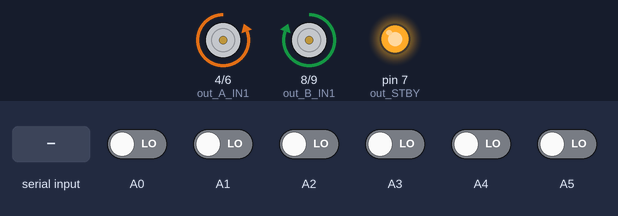
This sketch was run on a simulated Arduino Uno, built with avr-gcc and run on an emulated ATmega328P. On the bench: motor-driver pin pairs drawn as motors (green arrow = first pin HIGH = forward, orange = second pin HIGH = backward, longer = more drive, scaled by the enable pin, stopped while the standby pin is LOW), output pins drawn as LEDs (lit = HIGH). The test bench sets the inputs (shaded band); at power-on: A0–5 LOW. What the sketch prints to the serial monitor is not drawn.

Above: at 11.2 s.
11.3 s: "P,45\n" received over Serial
At 12.2 s:
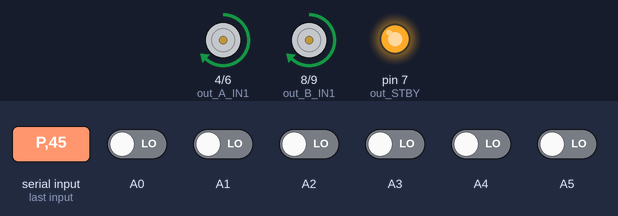
12.8 s: A1 driven HIGH
14.3 s: A0 driven HIGH
15.8 s: "M,45\n" received over Serial
At 16.8 s:
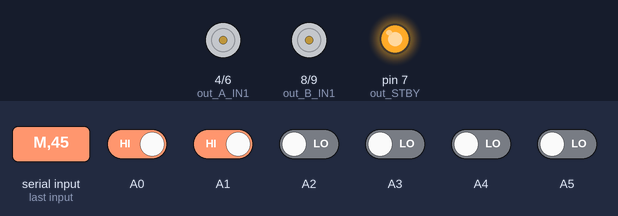
17.3 s: "M90\n" received over Serial
At 17.8 s:
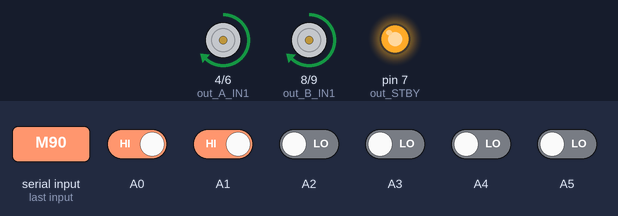
18.8 s: "B90\n" received over Serial
At 20.2 s:
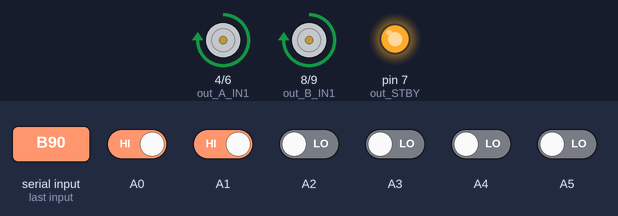
Timing chart, 0 to 21.3 s (numbered marks = the images above; inputs shaded):
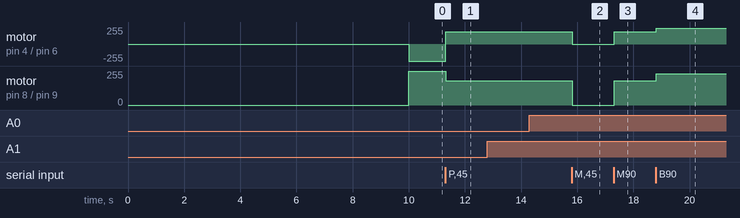

The sketch:

programma_roboval_lab.ino
```cpp
/*
 * @scuola:	ITIS Marconi
 * @autori:	Federico Ciresola, Andrea Masili, Elia Giusti
 * Squadra: Marconi 1
 * Robot:   FARE
 * @data:   Maggio 2016
 * Versione: -
 * @evento: Roboval 2016
 *
 */

#include <QTRSensors.h>
float Kp = 0.07; // 0.3//2.5  0.85
float Ki = 0; //0.005*/
float Kd = 1.5;

#define out_STBY    7
#define out_B_PWM   10 //B motore destro
#define out_A_PWM   5  //A motore sinistro
#define out_A_IN2   6
#define out_A_IN1   4
#define out_B_IN1   8
#define out_B_IN2   9
#define left_motor  0
#define right_motor 1

#define leftFar          0
#define leftCenter       1
#define leftNear         2
#define rightNear        3
#define rightCenter      4
#define rightFar         5
#define NUM_SENSORS      6
#define TIMEOUT       2500
#define EMITTER_PIN   QTR_NO_EMITTER_PIN

#define DEBFULL 0
#define SOGLIA 180

#define MAXSP  100
#define MINSP  25

#define soglia 200

#define SOG_ST 10


int maxSpeed=100; //di default 100 max speed of the robot

int baseSpeed=65;//di default 50 this is the speed at which the motors should spin when the robot is perfectly on the line

int lc,ln,lf,rc,rn,rf;
int lastDebugTime = 0;
int lastError = 0;
int I=0;
int time=0;
int rightMotorSpeed;
int leftMotorSpeed;
int scarto=200;

QTRSensorsRC qtrrc((unsigned char[]) {
  A0, A1, A2, A3, A4, A5}
,NUM_SENSORS, TIMEOUT, EMITTER_PIN);
unsigned int sensorValues[NUM_SENSORS];

int matrice[6][6];
int indM=0;//valore per la matrice
int sensori[6];
int ps=0;
char riga[100];
unsigned long lastMs,currMs;  //Per gestire numero di ril al sec
int numCamp=0;          // num campionamenti


void setup(){
  Serial.begin(9600);
  pinMode(out_STBY,OUTPUT);
  pinMode(out_A_PWM,OUTPUT);
  pinMode(out_A_IN1,OUTPUT);
  pinMode(out_A_IN2,OUTPUT);
  pinMode(out_B_PWM,OUTPUT);
  pinMode(out_B_IN1,OUTPUT);
  pinMode(out_B_IN2,OUTPUT);
  Serial.println("inizio");
  for (int i = 0; i < 400; i++){
    qtrrc.calibrate();
  }
  Serial.print("finio");
  motor_standby(false);
  for(int r=0;r<6;r++){
    for(int c=0;c<6;c++){
      matrice[r][c]=0;
    }
  }

  numCamp=0;
  lastMs=millis();
}

// costanti che definiscono lo stato di lettura
#define ST_N 0
#define ST_T 1
#define ST_DX 2
#define ST_SX 3
#define ST_VU 4

int stp=ST_VU;  //stato precedente
int sta=ST_N; // stato attuale

void loop()
{
  sta=ST_N;

  numCamp++;
  currMs=millis();
  if (currMs-lastMs >=1000){
    Serial.print("NC");
    Serial.println(numCamp);
    lastMs=currMs;
    numCamp=0;

  }


  unsigned int sensors[6];
  boolean sen[6];
  int aposition = qtrrc.readLine(sensors);
  mediaoCircolare(sensors);
  //PID
  int valRead = aposition;

  //Serial.println(valRead);

  /* algoritmo:
   normalmente PID
   in condizioni particolari si fanno azioni particolari
   T o INCROCIO si va a dx
   D si va a dx
   S per capire che è solo S e non una T a sx si deve verificare la condizione
   prima sx e poi no

   */

  /*if( ((valRead>=2500-scarto) && (valRead<=2500+scarto)) && ((sensori[0] && sensori[5]))){ // leggo una T
   sta=ST_T;
   }*/
  if( sensori[0] && sensori[1] && sensori[4] && sensori[5]){ // leggo una T
    sta=ST_T;
  }
  else if(!sensori[0]&& sensori[3] && sensori[4] && sensori[5]){ //destra
    sta=ST_DX;
  }
  else if(!sensori[5]&& sensori[0] && sensori[1] && sensori[2]){ //sinistra
    sta=ST_SX;
  }
  else if(!(sensori[0]&& sensori[1] && sensori[2] && sensori[3] && sensori[4] && sensori[5])){ //vuoto
    sta=ST_VU;
  }
  /*else if( (valRead >=3500-scarto) && (valRead  <= 4000+scarto) && ((sensori[5] && sensori[4]))){ //destra
   sta=ST_DX;
   }
   else if( (valRead >= 1000-scarto) && (valRead <= 1500+scarto) && ((sensori[0] && sensori[1]))){ //sinistra
   sta=ST_SX;
   }
   else if( valRead >=0 && valRead <=scarto){ //vuoto
   sta=ST_VU;
   }*/

  /*if(sta ==ST_DX) Serial.println("D");
   if(sta ==ST_SX) Serial.println("S");
   if(sta ==ST_T) Serial.println("T");
   if(sta ==ST_VU) Serial.println("V");
   */
  Serial.print(".");
  if(sta == ST_DX || sta == ST_T){ //destra e T
    motors(70,-70);
    delay(20);
    /*    if(sta ==ST_DX)
     Serial.println("D");
     else if(sta== ST_T)
     Serial.println("T");*/
  }
  else if(sta  == ST_VU && stp == ST_SX ){ //sinistra
    motors(-70,70);
    delay(20);

    //Serial.println("S");
  }
  else{
    int error = aposition - 2500;

    int motorSpeed = (int)(Kp * error + Kd * (error - lastError));
    lastError = error;

    rightMotorSpeed = baseSpeed - motorSpeed;
    leftMotorSpeed = baseSpeed + motorSpeed;

    if (rightMotorSpeed > maxSpeed ) rightMotorSpeed = maxSpeed;
    if (leftMotorSpeed > maxSpeed ) leftMotorSpeed = maxSpeed;
    if (rightMotorSpeed < -maxSpeed) rightMotorSpeed = -maxSpeed;
    if (leftMotorSpeed < -maxSpeed) leftMotorSpeed = -maxSpeed;

    motors(leftMotorSpeed,rightMotorSpeed);

    sta=ST_N;
    //Serial.println("motore");
  }

  if (Serial.available()>0){
    int c=Serial.read();
    if (c!='\n')
      riga[ps++]=c;
    else{
      riga[ps]=0;
      //Serial.print(riga);
      float f=atof(riga+1);
      ps=0;
      if (riga[0]=='I') {
        Ki=f;
        Serial.println("\nPIDM");
        Serial.println(Kp);
        Serial.println(Ki);
        Serial.println(Kd);
        Serial.println(maxSpeed);

      }
      if (riga[0]=='D') {
        Kd=f;
        Serial.println("\nPIDM");
        Serial.println(Kp);
        Serial.println(Ki);
        Serial.println(Kd);
        Serial.println(maxSpeed);
      }
      if (riga[0]=='P') {
        Kp=f;
        Serial.println("\nPIDM");
        Serial.println(Kp);
        Serial.println(Ki);
        Serial.println(Kd);
        Serial.println(maxSpeed);
      }
      if (riga[0]=='M') {
        maxSpeed=(int)f;
        Serial.println("\nPIDM");
        Serial.println(Kp);
        Serial.println(Ki);
        Serial.println(Kd);
        Serial.println(maxSpeed);

      }
      if (riga[0]=='B') {
        baseSpeed=(int)f;
        Serial.println("\nPIDM");
        Serial.println(Kp);
        Serial.println(Ki);
        Serial.println(Kd);
        Serial.println(maxSpeed);
        Serial.println(baseSpeed);

      }
    }

  }
  stp=sta;
}

void mediaoCircolare(unsigned int val[]){
  //inserisco i valori nella matrice
  for(int col=0;col<6;col++){
    matrice[indM][col]= val[col];
  }
  indM++;
  //quando ho fatto le 6  righe riporto a 0 il contatore
  if(indM>=6){
    indM=0;
  }
  //variabili per la media dei valori
  int mediaRiga=0;
  int mediaColonna=0;
  int mediaTot[6];
  //media della matrice
  //int c=0;
  for(int valC=0;valC<6;valC++){
    mediaColonna = 0;
    for(int valR=0;valR<6;valR++ ){
      mediaColonna+=matrice[valR][valC];
    }
    mediaTot[valC]= (mediaColonna / 6) > soglia;
    //c++;
  }

  for(int z=0;z<6;z++){
    sensori[z] = mediaTot[z];
  }
}

void motors(int l, int r){
  set_motor(right_motor,r);
  set_motor(left_motor,l);
}

void readSensors(){
  unsigned int position = qtrrc.readLine(sensorValues);
  Serial.print(sensorValues[leftFar]);
  Serial.print("\t");
  Serial.print(sensorValues[leftCenter]);
  Serial.print("\t");
  Serial.print(sensorValues[leftNear]);
  Serial.print("\t");
  Serial.print(sensorValues[rightNear]);
  Serial.print("\t");
  Serial.print(sensorValues[rightCenter]);
  Serial.print("\t");
  Serial.println(sensorValues[rightFar]);

  lf = sensorValues[leftFar]>soglia;
  lc = sensorValues[leftCenter]>soglia;
  ln = sensorValues[leftNear]>soglia;
  rn = sensorValues[rightNear]>soglia;
  rc = sensorValues[rightCenter]>soglia;
  rf = sensorValues[rightFar]>soglia;
}

void set_motor(boolean motor, char speed) { // imposta la velocitÃ  tra -100 (indietro) e +100 (avanti)
  byte PWMvalue=0;
  PWMvalue = map(abs(speed),0,100,50,255);
  if (speed > 0)
    motor_speed(motor,0,PWMvalue);
  else if (speed < 0)
    motor_speed(motor,1,PWMvalue);
  else {
    motor_coast(motor);
  }
}
void motor_speed(boolean motor, boolean direction, byte speed) { // imposta la velocitÃ  tra 0 e 255
  if (motor == left_motor) {
    if (direction == 0) {
      digitalWrite(out_A_IN1,HIGH);
      digitalWrite(out_A_IN2,LOW);
    }
    else {
      digitalWrite(out_A_IN1,LOW);
      digitalWrite(out_A_IN2,HIGH);
    }
    analogWrite(out_A_PWM,speed);
  }
  else {
    if (direction == 0) {
      digitalWrite(out_B_IN1,HIGH);
      digitalWrite(out_B_IN2,LOW);
    }
    else {
      digitalWrite(out_B_IN1,LOW);
      digitalWrite(out_B_IN2,HIGH);
    }
    analogWrite(out_B_PWM,speed);
  }
}
void motor_standby(boolean state) { // abilita/disabilita i motori
  if (state == true)
    digitalWrite(out_STBY,LOW);
  else
    digitalWrite(out_STBY,HIGH);
}

void motor_coast(boolean motor) { // motore in folle
  if (motor == left_motor) {
    digitalWrite(out_A_IN1,LOW);
    digitalWrite(out_A_IN2,LOW);
    digitalWrite(out_A_PWM,HIGH);
  }
  else {
    digitalWrite(out_B_IN1,LOW);
    digitalWrite(out_B_IN2,LOW);
    digitalWrite(out_B_PWM,HIGH);
  }
}

void motor_brake(boolean motor) { // freno motore
  if (motor == left_motor) {
    digitalWrite(out_A_IN1,HIGH);
    digitalWrite(out_A_IN2,HIGH);
  }
  else {
    digitalWrite(out_B_IN1,HIGH);
    digitalWrite(out_B_IN2,HIGH);
  }
}
```

Measured:
- after the input at 11.3 s, motor on pin 4 (out_A_IN1) / pin 6 (out_A_IN2): backward 255/255 → forward 183/255 at once; motor on pin 8 (out_B_IN1) / pin 9 (out_B_IN2): forward 255/255 → forward 183/255 at once
- after the input at 15.8 s, motor on pin 4 (out_A_IN1) / pin 6 (out_A_IN2), motor on pin 8 (out_B_IN1) / pin 9 (out_B_IN2): forward 183/255 → stopped at once
- after the input at 17.3 s, motor on pin 4 (out_A_IN1) / pin 6 (out_A_IN2), motor on pin 8 (out_B_IN1) / pin 9 (out_B_IN2): stopped → forward 183/255 at once
- after the input at 18.8 s, motor on pin 4 (out_A_IN1) / pin 6 (out_A_IN2), motor on pin 8 (out_B_IN1) / pin 9 (out_B_IN2): forward 183/255 → forward 234/255 at once
